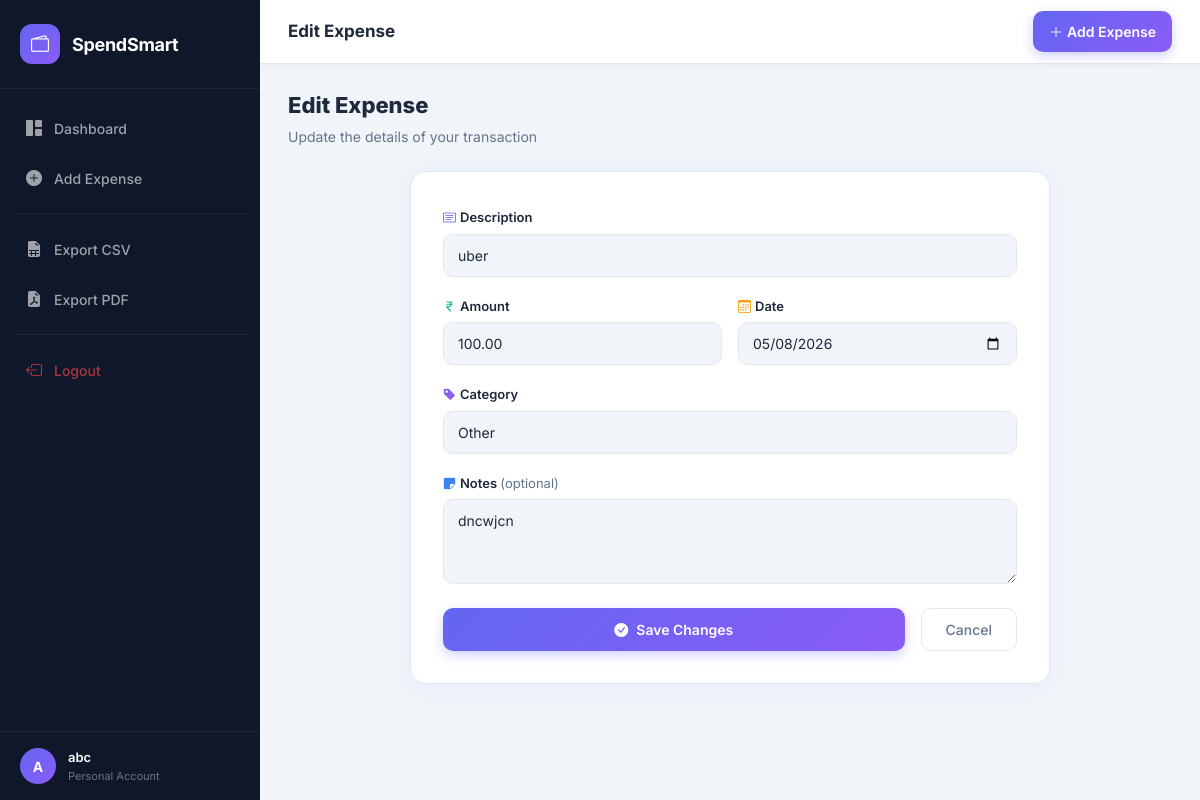
Page /edit/2/ (signed in) on the committed database.
### expenses/models.py (models this page shows, shortened)
class Expense(models.Model):
    user = models.ForeignKey(User, on_delete=models.CASCADE, related_name='expenses')
    description = models.CharField(max_length=255)
    amount = models.DecimalField(max_digits=10, decimal_places=2)
    category = models.CharField(max_length=50, choices=CATEGORY_CHOICES, default='Other')
    date = models.DateField()
    notes = models.TextField(blank=True, null=True)
    created_at = models.DateTimeField(auto_now_add=True)
    class Meta:
        ordering = ['-date', '-created_at']

### expenses/views.py (the view)
# urls.py: path('edit/<int:pk>/', views.edit_expense, name='edit_expense'),
@login_required
def edit_expense(request, pk):
    expense = get_object_or_404(Expense, pk=pk, user=request.user)
    form = ExpenseForm(request.POST or None, instance=expense)
    if request.method == 'POST' and form.is_valid():
        form.save()
        messages.success(request, 'Expense updated!')
        return redirect('dashboard')
    return render(request, 'expenses/edit_expense.html', {'form': form, 'expense': expense})

### expenses/forms.py
class ExpenseForm(forms.ModelForm):
    class Meta:
        model = Expense
        fields = ['description', 'amount', 'category', 'date', 'notes']
        widgets = {
            'description': forms.TextInput(attrs={'class': 'form-control', 'placeholder': 'e.g. Uber ride, Pizza order...'}),
            'amount': forms.NumberInput(attrs={'class': 'form-control', 'placeholder': '0.00', 'step': '0.01'}),
            'category': forms.Select(attrs={'class': 'form-select'}),
            'date': forms.DateInput(attrs={'class': 'form-control', 'type': 'date'}),
            'notes': forms.Textarea(attrs={'class': 'form-control', 'rows': 3, 'placeholder': 'Optional notes...'}),
        }

### templates/expenses/edit_expense.html (shortened to what this page needs)
{% extends 'base.html' %}
{% block page_title %}Edit Expense{% endblock %}
{% block content %}
<div class="page-header">
  <h2>Edit Expense</h2>
  <p>Update the details of your transaction</p>
</div>
<div class="form-card">
  <form method="post" novalidate>
    <div class="mb-3">
      <label class="form-label"><i class="bi bi-card-text me-1" style="color:var(--primary)"></i>Description</label>
      {{ form.description }}
    </div>
    <div class="row g-3 mb-3">
      <div class="col-sm-6">
        <label class="form-label"><i class="bi bi-currency-rupee me-1" style="color:var(--success)"></i>Amount</label>
        {{ form.amount }}
      </div>
      <div class="col-sm-6">
        <label class="form-label"><i class="bi bi-calendar3 me-1" style="color:var(--warning)"></i>Date</label>
        {{ form.date }}
      </div>
    </div>
    <div class="mb-3">
      <label class="form-label"><i class="bi bi-tag-fill me-1" style="color:var(--secondary)"></i>Category</label>
      {{ form.category }}
    </div>
    <div class="mb-4">
      <label class="form-label"><i class="bi bi-sticky-fill me-1" style="color:var(--info)"></i>Notes <span style="color:var(--text-muted);font-weight:400;">(optional)</span></label>
      {{ form.notes }}
    </div>
    <div class="d-flex gap-3">
      <button type="submit" class="btn btn-primary flex-fill">
        <i class="bi bi-check-circle-fill me-2"></i>Save Changes
      </button>
      <a href="{% url 'dashboard' %}" class="btn btn-outline-secondary">Cancel</a>
    </div>
  </form>
</div>
{% endblock %}

### templates/base.html (shortened to what this page needs)
{% load static %}
<!DOCTYPE html>
<html lang="en">
<head>
  <link href="https://cdn.jsdelivr.net/npm/bootstrap@5.3.2/dist/css/bootstrap.min.css" rel="stylesheet"/>
  <link href="https://cdn.jsdelivr.net/npm/bootstrap-icons@1.11.3/font/bootstrap-icons.min.css" rel="stylesheet"/>
  <link href="{% static 'css/style.css' %}" rel="stylesheet"/>
</head>
<body>
{% if user.is_authenticated %}
<div class="sidebar" id="sidebar">
  <div class="sidebar-brand">
    <div class="brand-icon"><i class="bi bi-wallet2"></i></div>
    <span class="brand-text">SpendSmart</span>
  </div>
  <nav class="sidebar-nav">
    <a href="{% url 'dashboard' %}" class="nav-item {% if request.resolver_match.url_name == 'dashboard' %}active{% endif %}">
      <i class="bi bi-grid-1x2-fill"></i><span>Dashboard</span>
    </a>
    <a href="{% url 'add_expense' %}" class="nav-item {% if request.resolver_match.url_name == 'add_expense' %}active{% endif %}">
      <i class="bi bi-plus-circle-fill"></i><span>Add Expense</span>
    </a>
    <div class="nav-divider"></div>
    <a href="{% url 'download_csv' %}" class="nav-item">
      <i class="bi bi-file-earmark-spreadsheet-fill"></i><span>Export CSV</span>
    </a>
    <a href="{% url 'download_pdf' %}" class="nav-item">
      <i class="bi bi-file-earmark-pdf-fill"></i><span>Export PDF</span>
    </a>
    <div class="nav-divider"></div>
    <a href="{% url 'logout' %}" class="nav-item text-danger-soft">
      <i class="bi bi-box-arrow-left"></i><span>Logout</span>
    </a>
  </nav>
  <div class="sidebar-footer">
    <div class="user-avatar">{{ user.username|first|upper }}</div>
    <div class="user-info">
      <div class="user-name">{{ user.username }}</div>
      <div class="user-role">Personal Account</div>
    </div>
  </div>
</div>
<div class="main-wrapper">
  <header class="topbar">
    <div class="topbar-title">{% block page_title %}Dashboard{% endblock %}</div>
    <div class="topbar-actions">
      <a href="{% url 'add_expense' %}" class="btn btn-primary btn-sm px-3">
        <i class="bi bi-plus-lg me-1"></i>Add Expense
      </a>
    </div>
  </header>
  <main class="content-area">
    {% block content %}{% endblock %}
  </main>
</div>
{% else %}
<main>{% block auth_content %}{% endblock %}</main>
{% endif %}
</body>
</html>

### static/css/style.css (style rules this page uses)
:root { --primary: #6366f1; --primary-dark: #4f46e5; --primary-light: #e0e7ff; --secondary: #8b5cf6; --success: #10b981; --warning: #f59e0b; --danger: #ef4444; --info: #3b82f6; --bg: #f1f5f9; --card-bg: #ffffff; --sidebar-bg: #0f172a; --sidebar-width: 260px; --topbar-h: 64px; --text: #1e293b; --text-muted: #64748b; --border: #e2e8f0; --radius: 16px; --radius-sm: 10px; --shadow: 0 4px 24px rgba(99,102,241,0.08); --shadow-lg: 0 8px 40px rgba(99,102,241,0.15); --transition: all 0.25s cubic-bezier(0.4,0,0.2,1); }
*, *::before, *::after { box-sizing: border-box; margin: 0; padding: 0; }
html { scroll-behavior: smooth; }
body { font-family: 'Inter', sans-serif; background: var(--bg); color: var(--text); min-height: 100vh; overflow-x: hidden; }
.sidebar { position: fixed; top: 0; left: 0; width: var(--sidebar-width); height: 100vh; background: var(--sidebar-bg); display: flex; flex-direction: column; z-index: 1000; transition: var(--transition); overflow: hidden; }
.sidebar-brand { display: flex; align-items: center; gap: 12px; padding: 24px 20px; border-bottom: 1px solid rgba(255,255,255,0.06); }
.brand-icon { width: 40px; height: 40px; background: linear-gradient(135deg, var(--primary), var(--secondary)); border-radius: 12px; display: flex; align-items: center; justify-content: center; font-size: 18px; color: white; flex-shrink: 0; }
.brand-text { font-size: 18px; font-weight: 700; color: white; letter-spacing: -0.3px; }
.sidebar-nav { flex: 1; padding: 16px 12px; display: flex; flex-direction: column; gap: 4px; overflow-y: auto; }
.nav-item { display: flex; align-items: center; gap: 12px; padding: 11px 14px; border-radius: var(--radius-sm); color: rgba(255,255,255,0.6); text-decoration: none; font-size: 14px; font-weight: 500; transition: var(--transition); white-space: nowrap; }
.nav-item i { font-size: 16px; flex-shrink: 0; }
.nav-divider { height: 1px; background: rgba(255,255,255,0.06); margin: 8px 0; }
.text-danger-soft { color: rgba(239,68,68,0.7) !important; }
.sidebar-footer { padding: 16px 20px; border-top: 1px solid rgba(255,255,255,0.06); display: flex; align-items: center; gap: 12px; }
.user-avatar { width: 36px; height: 36px; background: linear-gradient(135deg, var(--primary), var(--secondary)); border-radius: 50%; display: flex; align-items: center; justify-content: center; font-size: 14px; font-weight: 700; color: white; flex-shrink: 0; }
.user-name { font-size: 13px; font-weight: 600; color: white; }
.user-role { font-size: 11px; color: rgba(255,255,255,0.4); }
.main-wrapper { margin-left: var(--sidebar-width); min-height: 100vh; display: flex; flex-direction: column; transition: var(--transition); }
.topbar { height: var(--topbar-h); background: var(--card-bg); border-bottom: 1px solid var(--border); display: flex; align-items: center; padding: 0 28px; gap: 16px; position: sticky; top: 0; z-index: 100; box-shadow: 0 1px 8px rgba(0,0,0,0.04); }
.topbar-title { font-size: 17px; font-weight: 700; color: var(--text); flex: 1; }
.content-area { flex: 1; padding: 28px; }
.form-card { background: var(--card-bg); border: 1px solid var(--border); border-radius: var(--radius); padding: 32px; box-shadow: var(--shadow); max-width: 640px; margin: 0 auto; }
.form-label { font-size: 13px; font-weight: 600; color: var(--text); margin-bottom: 6px; }
.form-control, .form-select { border: 1.5px solid var(--border); border-radius: var(--radius-sm); padding: 10px 14px; font-size: 14px; color: var(--text); background: var(--bg); transition: var(--transition); }
.form-control::placeholder { color: #94a3b8; }
.btn-primary { background: linear-gradient(135deg, var(--primary), var(--secondary)); border: none; border-radius: var(--radius-sm); color: white; font-weight: 600; font-size: 14px; padding: 10px 24px; transition: var(--transition); box-shadow: 0 4px 12px rgba(99,102,241,0.3); }
.btn-outline-secondary { border: 1.5px solid var(--border); border-radius: var(--radius-sm); color: var(--text-muted); font-weight: 500; font-size: 14px; padding: 10px 24px; background: transparent; transition: var(--transition); }
.page-header { margin-bottom: 24px; }
.page-header h2 { font-size: 22px; font-weight: 800; color: var(--text); }
.page-header p { font-size: 14px; color: var(--text-muted); margin-top: 2px; }

### rows in the picture
Expense: description "uber", amount "100.00", date "05/08/2026", category "Other", notes "dncwjcn"

### other values in the picture
{{ user.username|first|upper }} "A"
{{ user.username }} "abc"
